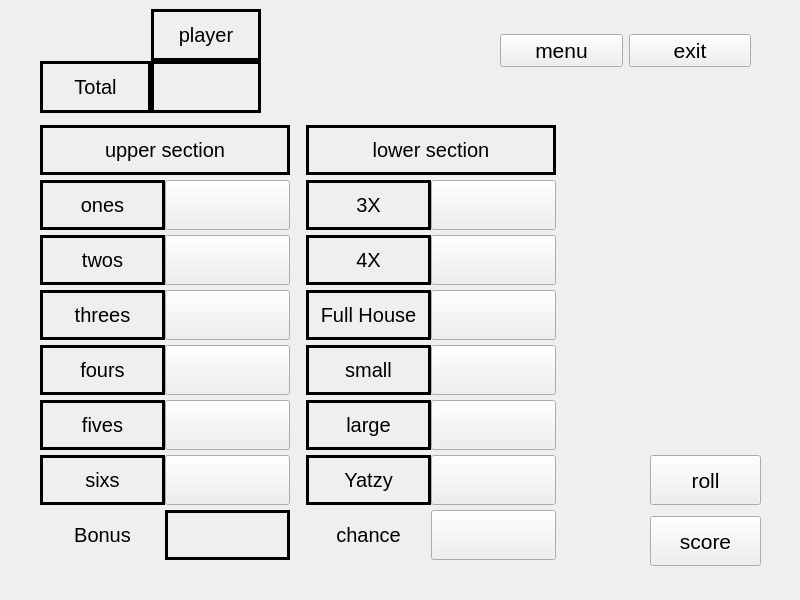
<?xml version="1.0" encoding="UTF-8"?>
<ui version="4.0">
 <class>GameWindow</class>
 <widget class="QWidget" name="GameWindow">
  <property name="geometry">
   <rect>
    <x>0</x>
    <y>0</y>
    <width>800</width>
    <height>600</height>
   </rect>
  </property>
  <property name="windowTitle">
   <string>GameWindow</string>
  </property>
  <widget class="QWidget" name="layoutWidget">
   <property name="geometry">
    <rect>
     <x>30</x>
     <y>2</y>
     <width>231</width>
     <height>111</height>
    </rect>
   </property>
   <layout class="QVBoxLayout" name="sumary">
    <property name="spacing">
     <number>0</number>
    </property>
    <property name="sizeConstraint">
     <enum>QLayout::SetDefaultConstraint</enum>
    </property>
    <property name="topMargin">
     <number>7</number>
    </property>
    <item>
     <layout class="QHBoxLayout" name="total_score_2">
      <property name="spacing">
       <number>0</number>
      </property>
      <property name="leftMargin">
       <number>10</number>
      </property>
      <item>
       <widget class="QLabel" name="label_24">
        <property name="font">
         <font>
          <pointsize>15</pointsize>
         </font>
        </property>
        <property name="frameShape">
         <enum>QFrame::NoFrame</enum>
        </property>
        <property name="frameShadow">
         <enum>QFrame::Plain</enum>
        </property>
        <property name="lineWidth">
         <number>3</number>
        </property>
        <property name="midLineWidth">
         <number>0</number>
        </property>
        <property name="text">
         <string/>
        </property>
        <property name="alignment">
         <set>Qt::AlignCenter</set>
        </property>
       </widget>
      </item>
      <item>
       <widget class="QLabel" name="playername">
        <property name="font">
         <font>
          <pointsize>15</pointsize>
         </font>
        </property>
        <property name="frameShape">
         <enum>QFrame::Box</enum>
        </property>
        <property name="frameShadow">
         <enum>QFrame::Plain</enum>
        </property>
        <property name="lineWidth">
         <number>3</number>
        </property>
        <property name="midLineWidth">
         <number>0</number>
        </property>
        <property name="text">
         <string>player</string>
        </property>
        <property name="alignment">
         <set>Qt::AlignCenter</set>
        </property>
       </widget>
      </item>
     </layout>
    </item>
    <item>
     <layout class="QHBoxLayout" name="total_score">
      <property name="spacing">
       <number>0</number>
      </property>
      <property name="leftMargin">
       <number>10</number>
      </property>
      <item>
       <widget class="QLabel" name="label_23">
        <property name="font">
         <font>
          <pointsize>15</pointsize>
         </font>
        </property>
        <property name="frameShape">
         <enum>QFrame::Box</enum>
        </property>
        <property name="frameShadow">
         <enum>QFrame::Plain</enum>
        </property>
        <property name="lineWidth">
         <number>3</number>
        </property>
        <property name="midLineWidth">
         <number>0</number>
        </property>
        <property name="text">
         <string>Total</string>
        </property>
        <property name="alignment">
         <set>Qt::AlignCenter</set>
        </property>
       </widget>
      </item>
      <item>
       <widget class="QLabel" name="total_point">
        <property name="font">
         <font>
          <pointsize>15</pointsize>
         </font>
        </property>
        <property name="frameShape">
         <enum>QFrame::Box</enum>
        </property>
        <property name="frameShadow">
         <enum>QFrame::Plain</enum>
        </property>
        <property name="lineWidth">
         <number>3</number>
        </property>
        <property name="midLineWidth">
         <number>0</number>
        </property>
        <property name="text">
         <string/>
        </property>
        <property name="alignment">
         <set>Qt::AlignCenter</set>
        </property>
       </widget>
      </item>
     </layout>
    </item>
   </layout>
  </widget>
  <widget class="QWidget" name="layoutWidget_2">
   <property name="geometry">
    <rect>
     <x>500</x>
     <y>20</y>
     <width>251</width>
     <height>61</height>
    </rect>
   </property>
   <layout class="QHBoxLayout" name="out_button">
    <property name="sizeConstraint">
     <enum>QLayout::SetDefaultConstraint</enum>
    </property>
    <item>
     <widget class="QPushButton" name="start_button">
      <property name="font">
       <font>
        <pointsize>16</pointsize>
       </font>
      </property>
      <property name="text">
       <string>menu</string>
      </property>
     </widget>
    </item>
    <item>
     <widget class="QPushButton" name="exit_button">
      <property name="font">
       <font>
        <pointsize>16</pointsize>
       </font>
      </property>
      <property name="text">
       <string>exit</string>
      </property>
     </widget>
    </item>
   </layout>
  </widget>
  <widget class="QWidget" name="layoutWidget">
   <property name="geometry">
    <rect>
     <x>650</x>
     <y>450</y>
     <width>111</width>
     <height>121</height>
    </rect>
   </property>
   <layout class="QVBoxLayout" name="turn_button">
    <item>
     <widget class="QPushButton" name="roll_button">
      <property name="minimumSize">
       <size>
        <width>0</width>
        <height>50</height>
       </size>
      </property>
      <property name="font">
       <font>
        <pointsize>16</pointsize>
       </font>
      </property>
      <property name="text">
       <string>roll</string>
      </property>
     </widget>
    </item>
    <item>
     <widget class="QPushButton" name="score_button">
      <property name="minimumSize">
       <size>
        <width>0</width>
        <height>50</height>
       </size>
      </property>
      <property name="font">
       <font>
        <pointsize>16</pointsize>
       </font>
      </property>
      <property name="text">
       <string>score</string>
      </property>
     </widget>
    </item>
   </layout>
  </widget>
  <widget class="QWidget" name="layoutWidget">
   <property name="geometry">
    <rect>
     <x>30</x>
     <y>120</y>
     <width>531</width>
     <height>451</height>
    </rect>
   </property>
   <layout class="QHBoxLayout" name="score_section">
    <item>
     <layout class="QVBoxLayout" name="upper_section">
      <property name="spacing">
       <number>0</number>
      </property>
      <property name="sizeConstraint">
       <enum>QLayout::SetMaximumSize</enum>
      </property>
      <property name="leftMargin">
       <number>5</number>
      </property>
      <item>
       <layout class="QHBoxLayout" name="horizontalLayout">
        <property name="spacing">
         <number>0</number>
        </property>
        <item>
         <widget class="QLabel" name="label">
          <property name="minimumSize">
           <size>
            <width>0</width>
            <height>0</height>
           </size>
          </property>
          <property name="maximumSize">
           <size>
            <width>250</width>
            <height>50</height>
           </size>
          </property>
          <property name="font">
           <font>
            <pointsize>15</pointsize>
           </font>
          </property>
          <property name="frameShape">
           <enum>QFrame::Box</enum>
          </property>
          <property name="frameShadow">
           <enum>QFrame::Plain</enum>
          </property>
          <property name="lineWidth">
           <number>3</number>
          </property>
          <property name="midLineWidth">
           <number>0</number>
          </property>
          <property name="text">
           <string>upper section</string>
          </property>
          <property name="alignment">
           <set>Qt::AlignCenter</set>
          </property>
         </widget>
        </item>
       </layout>
      </item>
      <item>
       <layout class="QHBoxLayout" name="horizontalLayout_2">
        <property name="spacing">
         <number>0</number>
        </property>
        <item>
         <widget class="QLabel" name="label_3">
          <property name="maximumSize">
           <size>
            <width>125</width>
            <height>50</height>
           </size>
          </property>
          <property name="font">
           <font>
            <pointsize>15</pointsize>
           </font>
          </property>
          <property name="frameShape">
           <enum>QFrame::Box</enum>
          </property>
          <property name="frameShadow">
           <enum>QFrame::Plain</enum>
          </property>
          <property name="lineWidth">
           <number>3</number>
          </property>
          <property name="midLineWidth">
           <number>10</number>
          </property>
          <property name="text">
           <string>ones</string>
          </property>
          <property name="alignment">
           <set>Qt::AlignCenter</set>
          </property>
         </widget>
        </item>
        <item>
         <widget class="QPushButton" name="ones_point">
          <property name="minimumSize">
           <size>
            <width>0</width>
            <height>40</height>
           </size>
          </property>
          <property name="maximumSize">
           <size>
            <width>125</width>
            <height>50</height>
           </size>
          </property>
          <property name="text">
           <string/>
          </property>
          <property name="iconSize">
           <size>
            <width>16</width>
            <height>16</height>
           </size>
          </property>
         </widget>
        </item>
       </layout>
      </item>
      <item>
       <layout class="QHBoxLayout" name="horizontalLayout_3">
        <property name="spacing">
         <number>0</number>
        </property>
        <item>
         <widget class="QLabel" name="label_4">
          <property name="maximumSize">
           <size>
            <width>125</width>
            <height>50</height>
           </size>
          </property>
          <property name="font">
           <font>
            <pointsize>15</pointsize>
           </font>
          </property>
          <property name="frameShape">
           <enum>QFrame::Box</enum>
          </property>
          <property name="frameShadow">
           <enum>QFrame::Plain</enum>
          </property>
          <property name="lineWidth">
           <number>3</number>
          </property>
          <property name="midLineWidth">
           <number>0</number>
          </property>
          <property name="text">
           <string>twos</string>
          </property>
          <property name="alignment">
           <set>Qt::AlignCenter</set>
          </property>
         </widget>
        </item>
        <item>
         <widget class="QPushButton" name="twos_point">
          <property name="minimumSize">
           <size>
            <width>0</width>
            <height>44</height>
           </size>
          </property>
          <property name="maximumSize">
           <size>
            <width>125</width>
            <height>50</height>
           </size>
          </property>
          <property name="text">
           <string/>
          </property>
         </widget>
        </item>
       </layout>
      </item>
      <item>
       <layout class="QHBoxLayout" name="horizontalLayout_4">
        <property name="spacing">
         <number>0</number>
        </property>
        <item>
         <widget class="QLabel" name="label_5">
          <property name="maximumSize">
           <size>
            <width>125</width>
            <height>50</height>
           </size>
          </property>
          <property name="font">
           <font>
            <pointsize>15</pointsize>
           </font>
          </property>
          <property name="frameShape">
           <enum>QFrame::Box</enum>
          </property>
          <property name="frameShadow">
           <enum>QFrame::Plain</enum>
          </property>
          <property name="lineWidth">
           <number>3</number>
          </property>
          <property name="midLineWidth">
           <number>0</number>
          </property>
          <property name="text">
           <string>threes</string>
          </property>
          <property name="alignment">
           <set>Qt::AlignCenter</set>
          </property>
         </widget>
        </item>
        <item>
         <widget class="QPushButton" name="threes_point">
          <property name="minimumSize">
           <size>
            <width>0</width>
            <height>44</height>
           </size>
          </property>
          <property name="maximumSize">
           <size>
            <width>125</width>
            <height>50</height>
           </size>
          </property>
          <property name="text">
           <string/>
          </property>
         </widget>
        </item>
       </layout>
      </item>
      <item>
       <layout class="QHBoxLayout" name="horizontalLayout_5">
        <property name="spacing">
         <number>0</number>
        </property>
        <item>
         <widget class="QLabel" name="label_6">
          <property name="maximumSize">
           <size>
            <width>125</width>
            <height>50</height>
           </size>
          </property>
          <property name="font">
           <font>
            <pointsize>15</pointsize>
           </font>
          </property>
          <property name="frameShape">
           <enum>QFrame::Box</enum>
          </property>
          <property name="frameShadow">
           <enum>QFrame::Plain</enum>
          </property>
          <property name="lineWidth">
           <number>3</number>
          </property>
          <property name="midLineWidth">
           <number>0</number>
          </property>
          <property name="text">
           <string>fours</string>
          </property>
          <property name="alignment">
           <set>Qt::AlignCenter</set>
          </property>
         </widget>
        </item>
        <item>
         <widget class="QPushButton" name="fours_point">
          <property name="minimumSize">
           <size>
            <width>0</width>
            <height>44</height>
           </size>
          </property>
          <property name="maximumSize">
           <size>
            <width>125</width>
            <height>50</height>
           </size>
          </property>
          <property name="text">
           <string/>
          </property>
         </widget>
        </item>
       </layout>
      </item>
      <item>
       <layout class="QHBoxLayout" name="horizontalLayout_6">
        <property name="spacing">
         <number>0</number>
        </property>
        <item>
         <widget class="QLabel" name="label_7">
          <property name="maximumSize">
           <size>
            <width>125</width>
            <height>50</height>
           </size>
          </property>
          <property name="font">
           <font>
            <pointsize>15</pointsize>
           </font>
          </property>
          <property name="frameShape">
           <enum>QFrame::Box</enum>
          </property>
          <property name="frameShadow">
           <enum>QFrame::Plain</enum>
          </property>
          <property name="lineWidth">
           <number>3</number>
          </property>
          <property name="midLineWidth">
           <number>0</number>
          </property>
          <property name="text">
           <string>fives</string>
          </property>
          <property name="alignment">
           <set>Qt::AlignCenter</set>
          </property>
         </widget>
        </item>
        <item>
         <widget class="QPushButton" name="fives_point">
          <property name="minimumSize">
           <size>
            <width>0</width>
            <height>44</height>
           </size>
          </property>
          <property name="maximumSize">
           <size>
            <width>125</width>
            <height>50</height>
           </size>
          </property>
          <property name="text">
           <string/>
          </property>
         </widget>
        </item>
       </layout>
      </item>
      <item>
       <layout class="QHBoxLayout" name="horizontalLayout_7">
        <property name="spacing">
         <number>0</number>
        </property>
        <item>
         <widget class="QLabel" name="label_8">
          <property name="maximumSize">
           <size>
            <width>125</width>
            <height>50</height>
           </size>
          </property>
          <property name="font">
           <font>
            <pointsize>15</pointsize>
           </font>
          </property>
          <property name="frameShape">
           <enum>QFrame::Box</enum>
          </property>
          <property name="frameShadow">
           <enum>QFrame::Plain</enum>
          </property>
          <property name="lineWidth">
           <number>3</number>
          </property>
          <property name="midLineWidth">
           <number>0</number>
          </property>
          <property name="text">
           <string>sixs</string>
          </property>
          <property name="alignment">
           <set>Qt::AlignCenter</set>
          </property>
         </widget>
        </item>
        <item>
         <widget class="QPushButton" name="sixs_point">
          <property name="minimumSize">
           <size>
            <width>0</width>
            <height>44</height>
           </size>
          </property>
          <property name="maximumSize">
           <size>
            <width>125</width>
            <height>50</height>
           </size>
          </property>
          <property name="text">
           <string/>
          </property>
         </widget>
        </item>
       </layout>
      </item>
      <item>
       <layout class="QHBoxLayout" name="horizontalLayout_8">
        <property name="spacing">
         <number>0</number>
        </property>
        <item>
         <widget class="QLabel" name="label_9">
          <property name="maximumSize">
           <size>
            <width>125</width>
            <height>50</height>
           </size>
          </property>
          <property name="font">
           <font>
            <pointsize>15</pointsize>
           </font>
          </property>
          <property name="frameShape">
           <enum>QFrame::NoFrame</enum>
          </property>
          <property name="frameShadow">
           <enum>QFrame::Plain</enum>
          </property>
          <property name="lineWidth">
           <number>3</number>
          </property>
          <property name="midLineWidth">
           <number>0</number>
          </property>
          <property name="text">
           <string>Bonus</string>
          </property>
          <property name="alignment">
           <set>Qt::AlignCenter</set>
          </property>
         </widget>
        </item>
        <item>
         <widget class="QLabel" name="bonus_point">
          <property name="maximumSize">
           <size>
            <width>125</width>
            <height>50</height>
           </size>
          </property>
          <property name="font">
           <font>
            <pointsize>15</pointsize>
           </font>
          </property>
          <property name="frameShape">
           <enum>QFrame::Box</enum>
          </property>
          <property name="frameShadow">
           <enum>QFrame::Plain</enum>
          </property>
          <property name="lineWidth">
           <number>3</number>
          </property>
          <property name="midLineWidth">
           <number>0</number>
          </property>
          <property name="text">
           <string/>
          </property>
          <property name="alignment">
           <set>Qt::AlignCenter</set>
          </property>
         </widget>
        </item>
       </layout>
      </item>
     </layout>
    </item>
    <item>
     <layout class="QVBoxLayout" name="lower_section">
      <property name="spacing">
       <number>0</number>
      </property>
      <property name="sizeConstraint">
       <enum>QLayout::SetMaximumSize</enum>
      </property>
      <property name="leftMargin">
       <number>5</number>
      </property>
      <item>
       <layout class="QHBoxLayout" name="horizontalLayout_11">
        <property name="spacing">
         <number>0</number>
        </property>
        <item>
         <widget class="QLabel" name="label_13">
          <property name="minimumSize">
           <size>
            <width>0</width>
            <height>0</height>
           </size>
          </property>
          <property name="maximumSize">
           <size>
            <width>250</width>
            <height>50</height>
           </size>
          </property>
          <property name="font">
           <font>
            <pointsize>15</pointsize>
            <kerning>true</kerning>
           </font>
          </property>
          <property name="frameShape">
           <enum>QFrame::Box</enum>
          </property>
          <property name="frameShadow">
           <enum>QFrame::Plain</enum>
          </property>
          <property name="lineWidth">
           <number>3</number>
          </property>
          <property name="midLineWidth">
           <number>0</number>
          </property>
          <property name="text">
           <string>lower section</string>
          </property>
          <property name="alignment">
           <set>Qt::AlignCenter</set>
          </property>
         </widget>
        </item>
       </layout>
      </item>
      <item>
       <layout class="QHBoxLayout" name="triple_layout">
        <property name="spacing">
         <number>0</number>
        </property>
        <item>
         <widget class="QLabel" name="label_14">
          <property name="maximumSize">
           <size>
            <width>125</width>
            <height>50</height>
           </size>
          </property>
          <property name="font">
           <font>
            <pointsize>15</pointsize>
           </font>
          </property>
          <property name="frameShape">
           <enum>QFrame::Box</enum>
          </property>
          <property name="frameShadow">
           <enum>QFrame::Plain</enum>
          </property>
          <property name="lineWidth">
           <number>3</number>
          </property>
          <property name="midLineWidth">
           <number>10</number>
          </property>
          <property name="text">
           <string>3X</string>
          </property>
          <property name="alignment">
           <set>Qt::AlignCenter</set>
          </property>
         </widget>
        </item>
        <item>
         <widget class="QPushButton" name="triple_point">
          <property name="minimumSize">
           <size>
            <width>0</width>
            <height>44</height>
           </size>
          </property>
          <property name="maximumSize">
           <size>
            <width>125</width>
            <height>50</height>
           </size>
          </property>
          <property name="text">
           <string/>
          </property>
         </widget>
        </item>
       </layout>
      </item>
      <item>
       <layout class="QHBoxLayout" name="fourth_layout">
        <property name="spacing">
         <number>0</number>
        </property>
        <item>
         <widget class="QLabel" name="label_15">
          <property name="maximumSize">
           <size>
            <width>125</width>
            <height>50</height>
           </size>
          </property>
          <property name="font">
           <font>
            <pointsize>15</pointsize>
           </font>
          </property>
          <property name="frameShape">
           <enum>QFrame::Box</enum>
          </property>
          <property name="frameShadow">
           <enum>QFrame::Plain</enum>
          </property>
          <property name="lineWidth">
           <number>3</number>
          </property>
          <property name="midLineWidth">
           <number>0</number>
          </property>
          <property name="text">
           <string>4X</string>
          </property>
          <property name="alignment">
           <set>Qt::AlignCenter</set>
          </property>
         </widget>
        </item>
        <item>
         <widget class="QPushButton" name="fourth_point">
          <property name="minimumSize">
           <size>
            <width>0</width>
            <height>44</height>
           </size>
          </property>
          <property name="maximumSize">
           <size>
            <width>125</width>
            <height>50</height>
           </size>
          </property>
          <property name="text">
           <string/>
          </property>
         </widget>
        </item>
       </layout>
      </item>
      <item>
       <layout class="QHBoxLayout" name="fullhouse_layout">
        <property name="spacing">
         <number>0</number>
        </property>
        <item>
         <widget class="QLabel" name="label_16">
          <property name="maximumSize">
           <size>
            <width>125</width>
            <height>50</height>
           </size>
          </property>
          <property name="font">
           <font>
            <pointsize>15</pointsize>
           </font>
          </property>
          <property name="frameShape">
           <enum>QFrame::Box</enum>
          </property>
          <property name="frameShadow">
           <enum>QFrame::Plain</enum>
          </property>
          <property name="lineWidth">
           <number>3</number>
          </property>
          <property name="midLineWidth">
           <number>0</number>
          </property>
          <property name="text">
           <string>Full House</string>
          </property>
          <property name="alignment">
           <set>Qt::AlignCenter</set>
          </property>
         </widget>
        </item>
        <item>
         <widget class="QPushButton" name="FH_point">
          <property name="minimumSize">
           <size>
            <width>0</width>
            <height>44</height>
           </size>
          </property>
          <property name="maximumSize">
           <size>
            <width>125</width>
            <height>50</height>
           </size>
          </property>
          <property name="text">
           <string/>
          </property>
         </widget>
        </item>
       </layout>
      </item>
      <item>
       <layout class="QHBoxLayout" name="small_layout">
        <property name="spacing">
         <number>0</number>
        </property>
        <item>
         <widget class="QLabel" name="label_17">
          <property name="maximumSize">
           <size>
            <width>125</width>
            <height>50</height>
           </size>
          </property>
          <property name="font">
           <font>
            <pointsize>15</pointsize>
           </font>
          </property>
          <property name="frameShape">
           <enum>QFrame::Box</enum>
          </property>
          <property name="frameShadow">
           <enum>QFrame::Plain</enum>
          </property>
          <property name="lineWidth">
           <number>3</number>
          </property>
          <property name="midLineWidth">
           <number>0</number>
          </property>
          <property name="text">
           <string>small</string>
          </property>
          <property name="alignment">
           <set>Qt::AlignCenter</set>
          </property>
         </widget>
        </item>
        <item>
         <widget class="QPushButton" name="small_point">
          <property name="minimumSize">
           <size>
            <width>0</width>
            <height>44</height>
           </size>
          </property>
          <property name="maximumSize">
           <size>
            <width>125</width>
            <height>50</height>
           </size>
          </property>
          <property name="text">
           <string/>
          </property>
         </widget>
        </item>
       </layout>
      </item>
      <item>
       <layout class="QHBoxLayout" name="large_layout">
        <property name="spacing">
         <number>0</number>
        </property>
        <item>
         <widget class="QLabel" name="label_18">
          <property name="maximumSize">
           <size>
            <width>125</width>
            <height>50</height>
           </size>
          </property>
          <property name="font">
           <font>
            <pointsize>15</pointsize>
           </font>
          </property>
          <property name="frameShape">
           <enum>QFrame::Box</enum>
          </property>
          <property name="frameShadow">
           <enum>QFrame::Plain</enum>
          </property>
          <property name="lineWidth">
           <number>3</number>
          </property>
          <property name="midLineWidth">
           <number>0</number>
          </property>
          <property name="text">
           <string>large</string>
          </property>
          <property name="alignment">
           <set>Qt::AlignCenter</set>
          </property>
         </widget>
        </item>
        <item>
         <widget class="QPushButton" name="large_point">
          <property name="minimumSize">
           <size>
            <width>0</width>
            <height>44</height>
           </size>
          </property>
          <property name="maximumSize">
           <size>
            <width>125</width>
            <height>50</height>
           </size>
          </property>
          <property name="text">
           <string/>
          </property>
         </widget>
        </item>
       </layout>
      </item>
      <item>
       <layout class="QHBoxLayout" name="yatzy_layout">
        <property name="spacing">
         <number>0</number>
        </property>
        <item>
         <widget class="QLabel" name="label_19">
          <property name="maximumSize">
           <size>
            <width>125</width>
            <height>50</height>
           </size>
          </property>
          <property name="font">
           <font>
            <pointsize>15</pointsize>
           </font>
          </property>
          <property name="frameShape">
           <enum>QFrame::Box</enum>
          </property>
          <property name="frameShadow">
           <enum>QFrame::Plain</enum>
          </property>
          <property name="lineWidth">
           <number>3</number>
          </property>
          <property name="midLineWidth">
           <number>0</number>
          </property>
          <property name="text">
           <string>Yatzy</string>
          </property>
          <property name="alignment">
           <set>Qt::AlignCenter</set>
          </property>
         </widget>
        </item>
        <item>
         <widget class="QPushButton" name="yatzy_point">
          <property name="minimumSize">
           <size>
            <width>0</width>
            <height>44</height>
           </size>
          </property>
          <property name="maximumSize">
           <size>
            <width>125</width>
            <height>50</height>
           </size>
          </property>
          <property name="text">
           <string/>
          </property>
         </widget>
        </item>
       </layout>
      </item>
      <item>
       <layout class="QHBoxLayout" name="horizontalLayout_18">
        <property name="spacing">
         <number>0</number>
        </property>
        <item>
         <widget class="QLabel" name="label_20">
          <property name="maximumSize">
           <size>
            <width>125</width>
            <height>50</height>
           </size>
          </property>
          <property name="font">
           <font>
            <pointsize>15</pointsize>
           </font>
          </property>
          <property name="frameShape">
           <enum>QFrame::NoFrame</enum>
          </property>
          <property name="frameShadow">
           <enum>QFrame::Plain</enum>
          </property>
          <property name="lineWidth">
           <number>3</number>
          </property>
          <property name="midLineWidth">
           <number>0</number>
          </property>
          <property name="text">
           <string>chance</string>
          </property>
          <property name="alignment">
           <set>Qt::AlignCenter</set>
          </property>
         </widget>
        </item>
        <item>
         <widget class="QPushButton" name="chance_point">
          <property name="minimumSize">
           <size>
            <width>0</width>
            <height>44</height>
           </size>
          </property>
          <property name="maximumSize">
           <size>
            <width>125</width>
            <height>50</height>
           </size>
          </property>
          <property name="text">
           <string/>
          </property>
         </widget>
        </item>
       </layout>
      </item>
     </layout>
    </item>
   </layout>
  </widget>
 </widget>
 <resources/>
 <connections/>
</ui>
